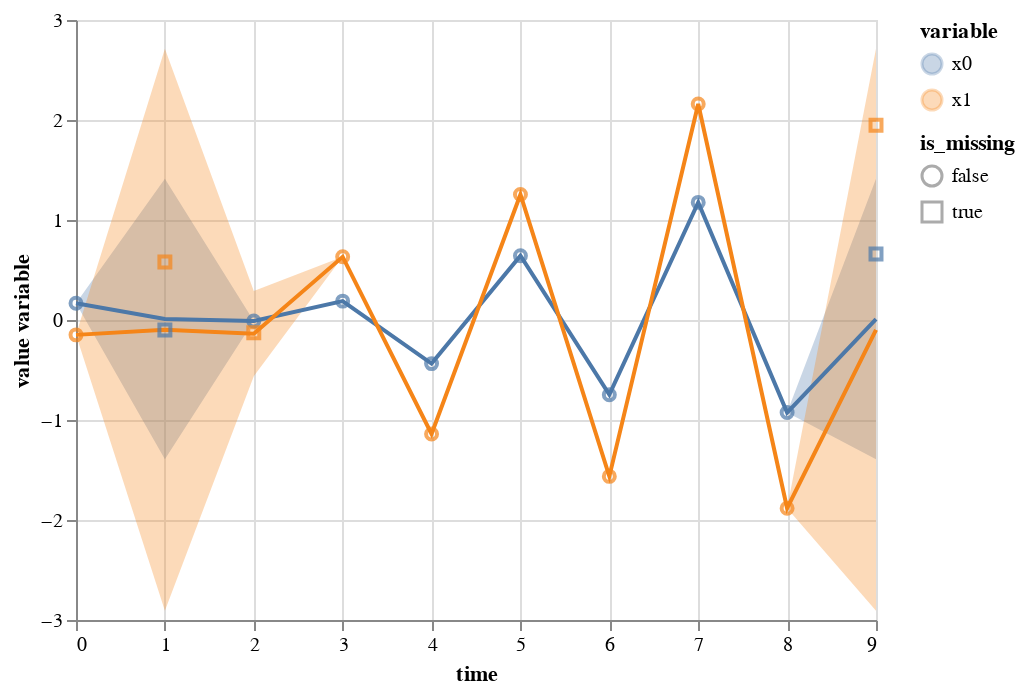

Notebook cell for this chart:
### Code cell
imp.plot_pred(complete = fd.tidy_df(complete=True, is_missing=True))

### Figure 1 — Vega-Lite specification as saved in the notebook (floating-point values rounded to 4 significant figures)
{"config": {"view": {"continuousWidth": 400, "continuousHeight": 300}}, "layer": [{"mark": "errorband", "encoding": {"color": {"field": "variable", "type": "nominal"}, "x": {"field": "time", "type": "quantitative"}, "y": {"field": "err_low", "title": "", "type": "quantitative"}, "y2": {"field": "err_high"}}, "transform": [{"calculate": "datum.mean - 2 * datum.std", "as": "err_low"}, {"calculate": "datum.mean + 2 * datum.std", "as": "err_high"}]}, {"mark": "line", "encoding": {"color": {"field": "variable", "type": "nominal"}, "x": {"field": "time", "type": "quantitative"}, "y": {"field": "mean", "title": "value variable", "type": "quantitative"}}}, {"data": {"name": "data-eaae58329561256c47c890a6da49b158"}, "mark": "point", "encoding": {"color": {"field": "variable", "type": "nominal"}, "shape": {"field": "is_missing", "type": "nominal"}, "x": {"field": "time", "type": "quantitative"}, "y": {"field": "value", "title": "value variable", "type": "quantitative"}}}], "data": {"name": "data-7e64fc48efeba12d079498ce80a4410b"}, "$schema": "https://vega.github.io/schema/vega-lite/v4.17.0.json", "datasets": {"data-7e64fc48efeba12d079498ce80a4410b": [{"time": 0.0, "variable": "x0", "mean": 0.1667, "std": null}, {"time": 3.0, "variable": "x0", "mean": 0.1885, "std": null}, {"time": 4.0, "variable": "x0", "mean": -0.4361, "std": null}, {"time": 5.0, "variable": "x0", "mean": 0.6428, "std": null}, {"time": 6.0, "variable": "x0", "mean": -0.7467, "std": null}, {"time": 7.0, "variable": "x0", "mean": 1.176, "std": null}, {"time": 8.0, "variable": "x0", "mean": -0.9259, "std": null}, {"time": 0.0, "variable": "x1", "mean": -0.1487, "std": null}, {"time": 3.0, "variable": "x1", "mean": 0.6317, "std": null}, {"time": 4.0, "variable": "x1", "mean": -1.14, "std": null}, {"time": 5.0, "variable": "x1", "mean": 1.255, "std": null}, {"time": 6.0, "variable": "x1", "mean": -1.564, "std": null}, {"time": 7.0, "variable": "x1", "mean": 2.16, "std": null}, {"time": 8.0, "variable": "x1", "mean": -1.882, "std": null}, {"time": 1.0, "variable": "x0", "mean": 0.009359, "std": 0.701}, {"time": 2.0, "variable": "x0", "mean": -0.01029, "std": 0.0}, {"time": 9.0, "variable": "x0", "mean": 0.009359, "std": 0.701}, {"time": 1.0, "variable": "x1", "mean": -0.09819, "std": 1.405}, {"time": 2.0, "variable": "x1", "mean": -0.1371, "std": 0.2132}, {"time": 9.0, "variable": "x1", "mean": -0.09819, "std": 1.405}], "data-eaae58329561256c47c890a6da49b158": [{"time": 0.0, "variable": "x0", "value": 0.1667, "is_missing": false}, {"time": 1.0, "variable": "x0", "value": -0.09944, "is_missing": true}, {"time": 2.0, "variable": "x0", "value": -0.01029, "is_missing": false}, {"time": 3.0, "variable": "x0", "value": 0.1885, "is_missing": false}, {"time": 4.0, "variable": "x0", "value": -0.4361, "is_missing": false}, {"time": 5.0, "variable": "x0", "value": 0.6428, "is_missing": false}, {"time": 6.0, "variable": "x0", "value": -0.7467, "is_missing": false}, {"time": 7.0, "variable": "x0", "value": 1.176, "is_missing": false}, {"time": 8.0, "variable": "x0", "value": -0.9259, "is_missing": false}, {"time": 9.0, "variable": "x0", "value": 0.6603, "is_missing": true}, {"time": 0.0, "variable": "x1", "value": -0.1487, "is_missing": false}, {"time": 1.0, "variable": "x1", "value": 0.5806, "is_missing": true}, {"time": 2.0, "variable": "x1", "value": -0.1282, "is_missing": true}, {"time": 3.0, "variable": "x1", "value": 0.6317, "is_missing": false}, {"time": 4.0, "variable": "x1", "value": -1.14, "is_missing": false}, {"time": 5.0, "variable": "x1", "value": 1.255, "is_missing": false}, {"time": 6.0, "variable": "x1", "value": -1.564, "is_missing": false}, {"time": 7.0, "variable": "x1", "value": 2.16, "is_missing": false}, {"time": 8.0, "variable": "x1", "value": -1.882, "is_missing": false}, {"time": 9.0, "variable": "x1", "value": 1.948, "is_missing": true}]}}
